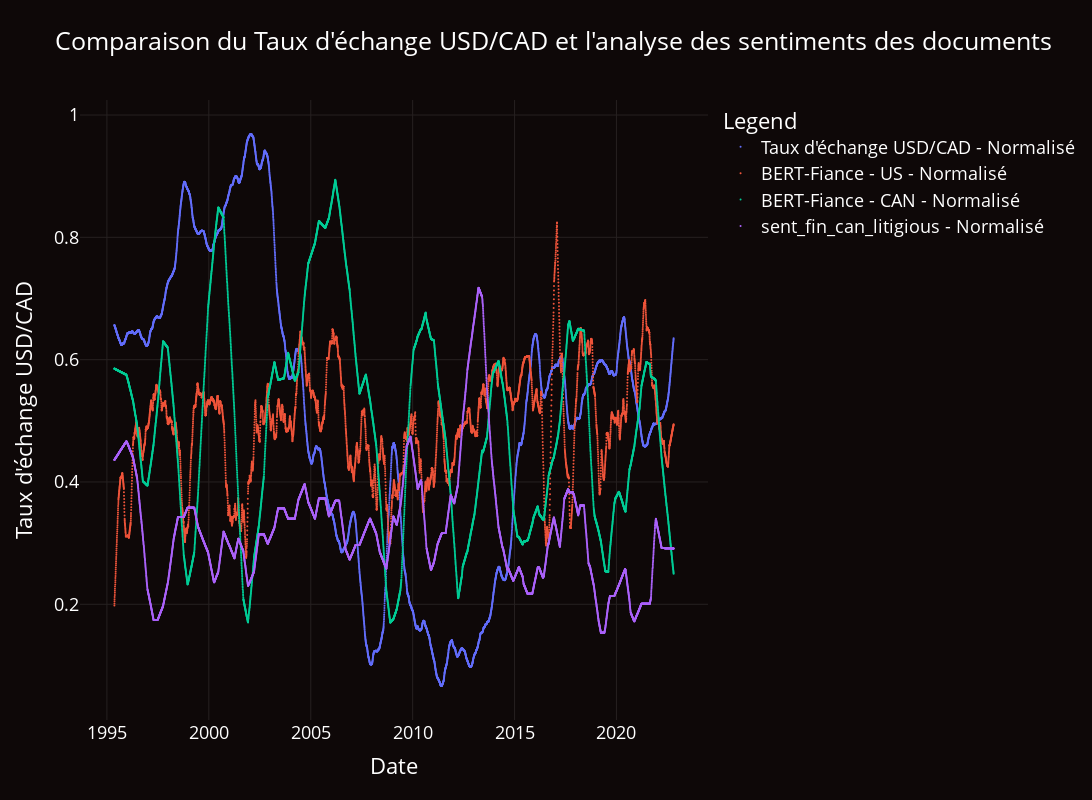

The cell this chart's notebook holds for it:
### Code cell
import plotly.graph_objects as go
import pandas as pd
import datetime

from plotly.graph_objs import *
from scipy import signal



fig = go.Figure()

def normalize(df):
    result = df.copy()
    for feature_name in df.columns:
        max_value = df[feature_name].max()
        min_value = df[feature_name].min()
        result[feature_name] = (df[feature_name] - min_value) / (max_value - min_value)
    return result

norm_df = normalize( df[[ "rate", "sent_bert_us_fin", 'sent_fin_can_litigious', "sent_bert_can_fin_sentiment", "sent_fin_us_strong_modal", "sent_fin_us_litigious", "sent_fin_can_optimistic"]])


# fig.add_scatter(x=df['date'], y=norm_df['rate'], mode='lines', name="Taux d'échange USD/CAD - Normalisé",  line = dict( width=2))
# fig.add_scatter(x=df['date'], y=df['sent_bert_us_fin'], mode='lines', name="Taux d'échange USD/CAD réel",  line = dict( width=2))


fig.add_trace(go.Scatter(
    x=df['date'],
    y=signal.savgol_filter(norm_df['rate'],
                           100, # window size used for filtering
                           1), # order of fitted polynomial
    mode='markers',
    marker=dict(
        size=2
    ),
    name= "Taux d'échange USD/CAD - Normalisé"
))

fig.add_trace(go.Scatter(
    x=df['date'],
    y=signal.savgol_filter(norm_df['sent_bert_us_fin'],
                           100, # window size used for filtering
                           1), # order of fitted polynomial
    mode='markers',
    marker=dict(
        size=2
    ),
    name= "BERT-Fiance - US - Normalisé"
))

fig.add_trace(go.Scatter(
    x=df['date'],
    y=signal.savgol_filter(norm_df['sent_bert_can_fin_sentiment'],
                           300, # window size used for filtering
                           1), # order of fitted polynomial
    mode='markers',
    marker=dict(
        size=2,
    ),
    name="BERT-Fiance - CAN - Normalisé"
))

fig.add_trace(go.Scatter(
    x=df['date'],
    y=signal.savgol_filter(norm_df['sent_fin_can_litigious'],
                           300, # window size used for filtering
                           1), # order of fitted polynomial
    mode='markers',
    marker=dict(
        size=2,
    ),
    name="sent_fin_can_litigious - Normalisé "
))


fig.update_xaxes(showgrid=True, gridwidth=1, gridcolor='#262020')
fig.update_yaxes(showgrid=True, gridwidth=1, gridcolor='#262020')

fig.update_layout(
    title="Comparaison du Taux d'échange USD/CAD et l'analyse des sentiments des documents",
    xaxis_title="Date",
    yaxis_title="Taux d'échange USD/CAD",
    legend_title="Legend",
    font=dict(
        size=18,
        color="#FFF"
    ),
    width=1600, height=800,
    paper_bgcolor='#0E0808',
    plot_bgcolor='#0E0808',
)

fig.show()

### Figure 1 — Plotly figure (JSON) as saved in the notebook; plotly's stock layout.template omitted (floating-point values rounded to 4 significant figures; data arrays with more than 128 entries replaced by an {"elided": "..."} marker saying what was removed)
{"data": [{"marker": {"size": 2}, "mode": "markers", "name": "Taux d'échange USD/CAD - Normalisé", "type": "scatter", "x": {"elided": "6902 str values"}, "y": {"elided": "6902 float values"}}, {"marker": {"size": 2}, "mode": "markers", "name": "BERT-Fiance - US - Normalisé", "type": "scatter", "x": {"elided": "6902 str values"}, "y": {"elided": "6902 float values"}}, {"marker": {"size": 2}, "mode": "markers", "name": "BERT-Fiance - CAN - Normalisé", "type": "scatter", "x": {"elided": "6902 str values"}, "y": {"elided": "6902 float values"}}, {"marker": {"size": 2}, "mode": "markers", "name": "sent_fin_can_litigious - Normalisé ", "type": "scatter", "x": {"elided": "6902 str values"}, "y": {"elided": "6902 float values"}}], "layout": {"font": {"color": "#FFF", "size": 18}, "height": 800, "legend": {"title": {"text": "Legend"}}, "paper_bgcolor": "#0E0808", "plot_bgcolor": "#0E0808", "title": {"text": "Comparaison du Taux d'échange USD/CAD et l'analyse des sentiments des documents"}, "width": 1600, "xaxis": {"gridcolor": "#262020", "gridwidth": 1, "showgrid": true, "title": {"text": "Date"}}, "yaxis": {"gridcolor": "#262020", "gridwidth": 1, "showgrid": true, "title": {"text": "Taux d'échange USD/CAD"}}}}
